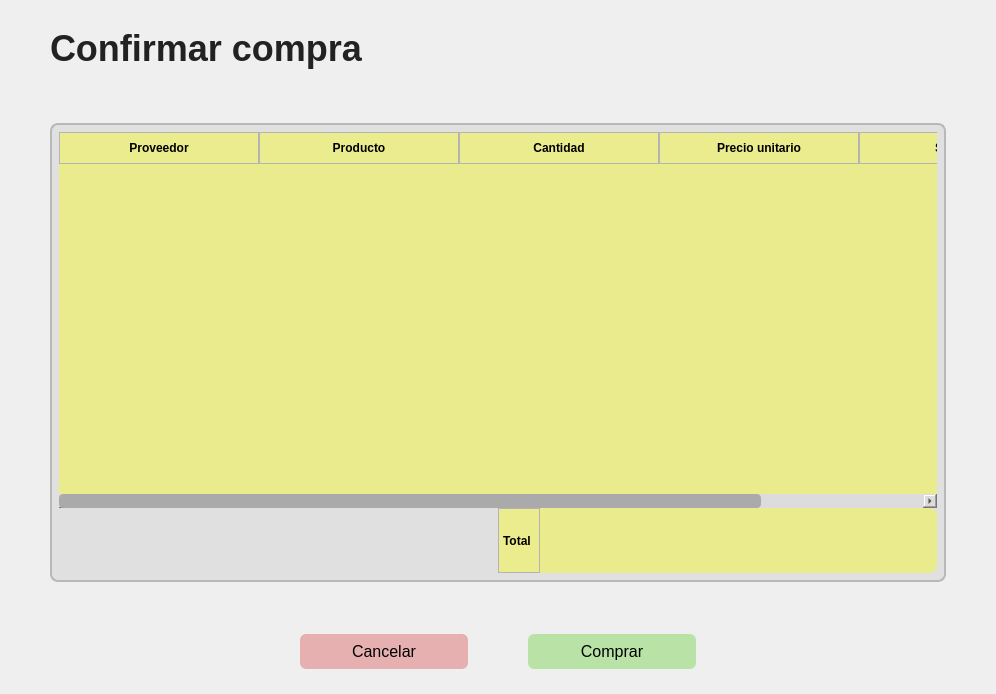
<?xml version="1.0" encoding="UTF-8"?>
<ui version="4.0">
 <class>Form</class>
 <widget class="QWidget" name="Form">
  <property name="geometry">
   <rect>
    <x>0</x>
    <y>0</y>
    <width>996</width>
    <height>694</height>
   </rect>
  </property>
  <property name="windowTitle">
   <string>Form</string>
  </property>
  <property name="styleSheet">
   <string notr="true">#mainWindow {
	font-family: Arial;
}

QLabel {
    font-size: 18px;
    color: #222;
}

#labelAdd{
	font-size:24px;
}

#menu {
    background: #EAEB8C;
    border-bottom: 1.5px solid #bdbdbd;
}

#menu QLabel {
    font-size: 16px;
    color: #222;
}

#menu QWidget:hover {
    background: #e0e0e0;
}

#menu QWidget[active=&quot;true&quot;] {
    background: #ffffff;
    border-bottom: 3px solid #487c7e;
}

#menu QWidget[active=&quot;true&quot;] QLabel {
    font-weight: bold;
}

#menu QWidget {
    border-right: 1px solid #bdbdbd;
    border-left: 1px solid #bdbdbd;

}

QLineEdit {
    background: white;
    border-radius: 4px;
    padding: 6px;
    border: 1px solid #c4c4c4;
    font-size: 20px;
}

QLineEdit:focus {
    border: 1px solid #487c7e;
}

QLabel#labelTitulo{
    font-size: 36px;
    font-weight: 600;
    color: #222;
}

QPushButton#btnAdd {
    background: transparent;
    font-size: 36px;
    color: #222;
    border: none;
}
QPushButton#btnAdd:hover {
    color: #444;
}

QToolButton {
    background: transparent;
    border: none;
}
QToolButton:hover {
    background: #dcdcdc;
    border-radius: 4px;
}

QPushButton#btnBack {
    background: transparent;
    border: none;
    font-size: 36px;
    color: #222;
}
QPushButton#btnBack:hover {
    color: #555;
}


QTableWidget {
    background: #EAEB8C;
    gridline-color: #bcbcbc;
    border-radius: 8px;
    font-size: 14px;
    color: #222;
}

QHeaderView::section {
    background: #EBEC8D;
    padding: 6px 4px;
    font-weight: bold;
    border: 1px solid #b4b4b4;
}

QTableWidget::item {
    padding: 6px;
}

QTableWidget::item:selected {
    background: #c6d3d6;
    color: #000;
}

QScrollBar:vertical,
QScrollBar:horizontal {
    background: #dcdcdc;
    border-radius: 4px;
}

QScrollBar::handle {
    background: #aaaaaa;
    border-radius: 4px;
}
QScrollBar::handle:hover {
    background: #888888;
}

#tablaContenedor {
    background: #7835ff;
    border-radius: 10px;
    padding: 8px;
}

QPushButton#btnAddProducto,
QPushButton#btnRemoveProducto {
    background: transparent;
    border: none;
    font-size: 22px;
    font-weight: bold;
}

QPushButton#btnAddProducto:hover,
QPushButton#btnRemoveProducto:hover {
    color: #487c7e;
}

QPushButton#btnCancelar {
    background: #e7b0b0;
    border: none;
    border-radius: 6px;
    padding: 8px 26px;
    font-size: 16px;
}

QPushButton#btnCancelar:hover {
    background: #d59a9a;
}

QPushButton#btnGuardar {
    background: #b9e3a6;
    border: none;
    border-radius: 6px;
    padding: 8px 26px;
    font-size: 16px;
}

QPushButton#btnGuardar:hover {
    background: #a3d68c;
}

#panelRegistro {
    background: #e0e0e0;
    border-radius: 8px;
	border: 1.5px solid #b8b8b8;
    padding: 16px;
}
</string>
  </property>
  <layout class="QHBoxLayout" name="horizontalLayout_3">
   <property name="leftMargin">
    <number>0</number>
   </property>
   <property name="topMargin">
    <number>0</number>
   </property>
   <property name="rightMargin">
    <number>0</number>
   </property>
   <property name="bottomMargin">
    <number>0</number>
   </property>
   <item>
    <layout class="QVBoxLayout" name="verticalLayout" stretch="0">
     <item>
      <layout class="QVBoxLayout" name="verticalLayout_2" stretch="1,1,10,1,1">
       <property name="leftMargin">
        <number>50</number>
       </property>
       <property name="topMargin">
        <number>25</number>
       </property>
       <property name="rightMargin">
        <number>50</number>
       </property>
       <property name="bottomMargin">
        <number>25</number>
       </property>
       <item>
        <layout class="QHBoxLayout" name="horizontalLayout_2" stretch="3">
         <item>
          <widget class="QLabel" name="labelTitulo">
           <property name="text">
            <string>Confirmar compra</string>
           </property>
          </widget>
         </item>
        </layout>
       </item>
       <item>
        <spacer name="verticalSpacer_2">
         <property name="orientation">
          <enum>Qt::Vertical</enum>
         </property>
         <property name="sizeHint" stdset="0">
          <size>
           <width>20</width>
           <height>40</height>
          </size>
         </property>
        </spacer>
       </item>
       <item>
        <widget class="QWidget" name="panelRegistro" native="true">
         <layout class="QHBoxLayout" name="horizontalLayout_4">
          <property name="spacing">
           <number>45</number>
          </property>
          <item>
           <layout class="QVBoxLayout" name="verticalLayout_3" stretch="0">
            <property name="spacing">
             <number>0</number>
            </property>
            <item>
             <layout class="QVBoxLayout" name="verticalLayout_6" stretch="2,1">
              <item>
               <widget class="QTableWidget" name="tableProducto">
                <property name="minimumSize">
                 <size>
                  <width>0</width>
                  <height>350</height>
                 </size>
                </property>
                <attribute name="horizontalHeaderMinimumSectionSize">
                 <number>50</number>
                </attribute>
                <attribute name="horizontalHeaderDefaultSectionSize">
                 <number>200</number>
                </attribute>
                <attribute name="horizontalHeaderStretchLastSection">
                 <bool>true</bool>
                </attribute>
                <attribute name="verticalHeaderDefaultSectionSize">
                 <number>30</number>
                </attribute>
                <column>
                 <property name="text">
                  <string>Proveedor</string>
                 </property>
                </column>
                <column>
                 <property name="text">
                  <string>Producto</string>
                 </property>
                </column>
                <column>
                 <property name="text">
                  <string>Cantidad</string>
                 </property>
                </column>
                <column>
                 <property name="text">
                  <string>Precio unitario</string>
                 </property>
                </column>
                <column>
                 <property name="text">
                  <string>Subtotal</string>
                 </property>
                </column>
               </widget>
              </item>
              <item>
               <layout class="QHBoxLayout" name="horizontalLayout">
                <item>
                 <spacer name="horizontalSpacer">
                  <property name="orientation">
                   <enum>Qt::Horizontal</enum>
                  </property>
                  <property name="sizeHint" stdset="0">
                   <size>
                    <width>40</width>
                    <height>20</height>
                   </size>
                  </property>
                 </spacer>
                </item>
                <item>
                 <widget class="QTableWidget" name="tableWidget">
                  <property name="sizePolicy">
                   <sizepolicy hsizetype="Expanding" vsizetype="Minimum">
                    <horstretch>0</horstretch>
                    <verstretch>0</verstretch>
                   </sizepolicy>
                  </property>
                  <property name="maximumSize">
                   <size>
                    <width>16777215</width>
                    <height>65</height>
                   </size>
                  </property>
                  <attribute name="horizontalHeaderDefaultSectionSize">
                   <number>100</number>
                  </attribute>
                  <attribute name="verticalHeaderDefaultSectionSize">
                   <number>50</number>
                  </attribute>
                  <attribute name="verticalHeaderStretchLastSection">
                   <bool>true</bool>
                  </attribute>
                  <row>
                   <property name="text">
                    <string>Total</string>
                   </property>
                  </row>
                 </widget>
                </item>
               </layout>
              </item>
             </layout>
            </item>
           </layout>
          </item>
         </layout>
        </widget>
       </item>
       <item>
        <spacer name="verticalSpacer">
         <property name="orientation">
          <enum>Qt::Vertical</enum>
         </property>
         <property name="sizeHint" stdset="0">
          <size>
           <width>20</width>
           <height>40</height>
          </size>
         </property>
        </spacer>
       </item>
       <item>
        <layout class="QHBoxLayout" name="horizontalLayout_5">
         <property name="spacing">
          <number>60</number>
         </property>
         <property name="leftMargin">
          <number>250</number>
         </property>
         <property name="rightMargin">
          <number>250</number>
         </property>
         <property name="bottomMargin">
          <number>0</number>
         </property>
         <item>
          <widget class="QPushButton" name="btnCancelar">
           <property name="text">
            <string>Cancelar</string>
           </property>
          </widget>
         </item>
         <item>
          <widget class="QPushButton" name="btnGuardar">
           <property name="text">
            <string>Comprar</string>
           </property>
          </widget>
         </item>
        </layout>
       </item>
      </layout>
     </item>
    </layout>
   </item>
  </layout>
 </widget>
 <resources/>
 <connections/>
</ui>
